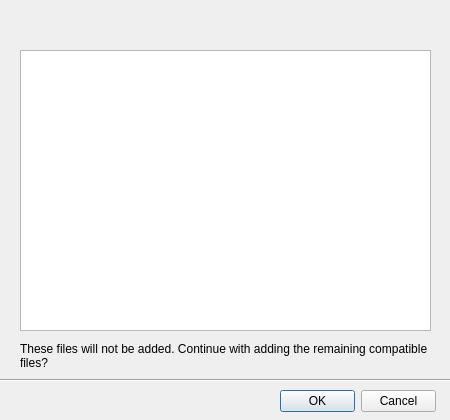
<?xml version="1.0" encoding="UTF-8"?>
<ui version="4.0">
 <class>IncompatibleFilesDialog</class>
 <widget class="QDialog" name="IncompatibleFilesDialog">
  <property name="geometry">
   <rect>
    <x>0</x>
    <y>0</y>
    <width>450</width>
    <height>420</height>
   </rect>
  </property>
  <property name="minimumSize">
   <size>
    <width>450</width>
    <height>420</height>
   </size>
  </property>
  <property name="windowTitle">
   <string>Incompatible Files</string>
  </property>
  <widget class="QLabel" name="alert">
   <property name="geometry">
    <rect>
     <x>20</x>
     <y>10</y>
     <width>411</width>
     <height>31</height>
    </rect>
   </property>
   <property name="text">
    <string/>
   </property>
   <property name="wordWrap">
    <bool>true</bool>
   </property>
  </widget>
  <widget class="QDialogButtonBox" name="buttonBox">
   <property name="geometry">
    <rect>
     <x>280</x>
     <y>390</y>
     <width>156</width>
     <height>23</height>
    </rect>
   </property>
   <property name="orientation">
    <enum>Qt::Horizontal</enum>
   </property>
   <property name="standardButtons">
    <set>QDialogButtonBox::Cancel|QDialogButtonBox::Ok</set>
   </property>
  </widget>
  <widget class="QLabel" name="question">
   <property name="geometry">
    <rect>
     <x>20</x>
     <y>340</y>
     <width>411</width>
     <height>31</height>
    </rect>
   </property>
   <property name="text">
    <string>These files will not be added. Continue with adding the remaining compatible files?</string>
   </property>
   <property name="wordWrap">
    <bool>true</bool>
   </property>
  </widget>
  <widget class="QListWidget" name="incompatibleFilesList">
   <property name="geometry">
    <rect>
     <x>20</x>
     <y>50</y>
     <width>411</width>
     <height>281</height>
    </rect>
   </property>
  </widget>
  <widget class="Line" name="line">
   <property name="geometry">
    <rect>
     <x>0</x>
     <y>370</y>
     <width>451</width>
     <height>21</height>
    </rect>
   </property>
   <property name="orientation">
    <enum>Qt::Horizontal</enum>
   </property>
  </widget>
 </widget>
 <resources/>
 <connections>
  <connection>
   <sender>buttonBox</sender>
   <signal>accepted()</signal>
   <receiver>IncompatibleFilesDialog</receiver>
   <slot>accept()</slot>
   <hints>
    <hint type="sourcelabel">
     <x>248</x>
     <y>254</y>
    </hint>
    <hint type="destinationlabel">
     <x>157</x>
     <y>274</y>
    </hint>
   </hints>
  </connection>
  <connection>
   <sender>buttonBox</sender>
   <signal>rejected()</signal>
   <receiver>IncompatibleFilesDialog</receiver>
   <slot>reject()</slot>
   <hints>
    <hint type="sourcelabel">
     <x>316</x>
     <y>260</y>
    </hint>
    <hint type="destinationlabel">
     <x>286</x>
     <y>274</y>
    </hint>
   </hints>
  </connection>
 </connections>
</ui>
